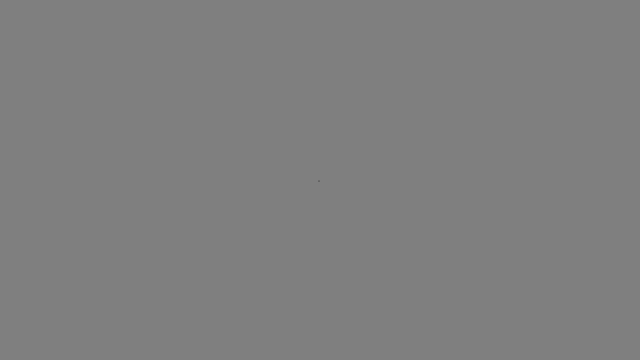
Frame 1 (no input)
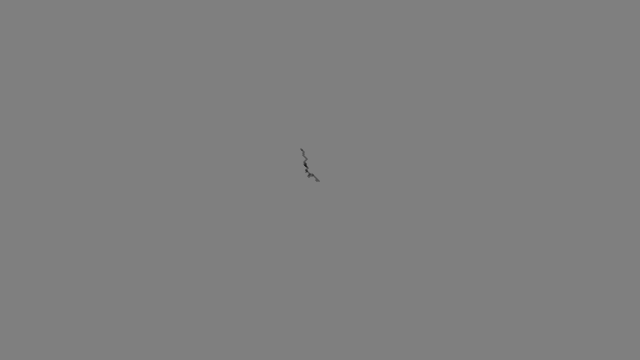
Frame 60 (no input)
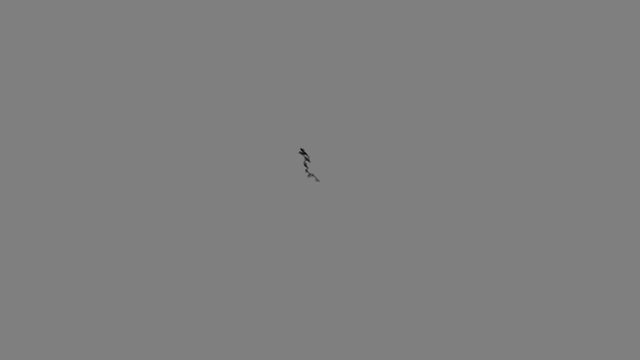
Frame 120 (the mouse pressed at the canvas centre since frame 60)

The p5.js sketch that drew these frames (run headless with seeded random() and noise() and a simulated clock; from frame 60 on, the mouse is pressed at the canvas centre):

// p5.js sketch
// ── sketch.js


function setup() 
{
	createCanvas(640, 360);
	walker = new Walker();
	background(127);
}

function draw()
{
	walker.step();
	walker.render();

}


class Walker {
	constructor() {
		this.x = width / 2;
		this.y = height / 2;
	}

	render() {
		stroke(1);
		point(this.x, this.y);
	}

	step() {
		var choice = random(1);
		
		var rightX, rightY;
		if (mouseX > this.x) {
			rightX=1;
		} else {
			rightX=-1;
		}

		if (mouseY > this.y) {
			rightY = 1;
		} else {
			rightY = -1;
		}



	if (choice < 0.5) {
	      this.x += rightX
		  this.y += rightY
    } else if (choice < 0.7) {
	      this.x -= rightX
		  this.y -= rightY
    } else if (choice < 0.8 ) {
	      this.x += rightX
		  this.y -= rightY
    } else {
	      this.x -= rightX
		  this.y += rightY
    }
    this.x = constrain(this.x, 0, width - 1);
    this.y = constrain(this.y, 0, height - 1);
	}
}
